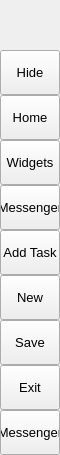
        <widget class="QFrame" name="leftMenuBg">
         <property name="minimumSize">
          <size>
           <width>60</width>
           <height>0</height>
          </size>
         </property>
         <property name="maximumSize">
          <size>
           <width>60</width>
           <height>16777215</height>
          </size>
         </property>
         <property name="frameShape">
          <enum>QFrame::NoFrame</enum>
         </property>
         <property name="frameShadow">
          <enum>QFrame::Raised</enum>
         </property>
         <layout class="QVBoxLayout" name="verticalLayout_3">
          <property name="spacing">
           <number>0</number>
          </property>
          <property name="leftMargin">
           <number>0</number>
          </property>
          <property name="topMargin">
           <number>0</number>
          </property>
          <property name="rightMargin">
           <number>0</number>
          </property>
          <property name="bottomMargin">
           <number>0</number>
          </property>
          <item>
           <widget class="QFrame" name="topLogoInfo">
            <property name="minimumSize">
             <size>
              <width>0</width>
              <height>50</height>
             </size>
            </property>
            <property name="maximumSize">
             <size>
              <width>16777215</width>
              <height>50</height>
             </size>
            </property>
            <property name="frameShape">
             <enum>QFrame::NoFrame</enum>
            </property>
            <property name="frameShadow">
             <enum>QFrame::Raised</enum>
            </property>
            <widget class="QFrame" name="topLogo">
             <property name="geometry">
              <rect>
               <x>10</x>
               <y>5</y>
               <width>42</width>
               <height>42</height>
              </rect>
             </property>
             <property name="minimumSize">
              <size>
               <width>42</width>
               <height>42</height>
              </size>
             </property>
             <property name="maximumSize">
              <size>
               <width>42</width>
               <height>42</height>
              </size>
             </property>
             <property name="frameShape">
              <enum>QFrame::NoFrame</enum>
             </property>
             <property name="frameShadow">
              <enum>QFrame::Raised</enum>
             </property>
            </widget>
            <widget class="QLabel" name="titleLeftApp">
             <property name="geometry">
              <rect>
               <x>70</x>
               <y>8</y>
               <width>160</width>
               <height>20</height>
              </rect>
             </property>
             <property name="font">
              <font>
               <family>Segoe UI Semibold</family>
               <pointsize>12</pointsize>
               <italic>false</italic>
               <bold>false</bold>
              </font>
             </property>
             <property name="text">
              <string>Ayandenegar</string>
             </property>
             <property name="alignment">
              <set>Qt::AlignLeading|Qt::AlignLeft|Qt::AlignTop</set>
             </property>
            </widget>
            <widget class="QLabel" name="titleLeftDescription">
             <property name="geometry">
              <rect>
               <x>70</x>
               <y>27</y>
               <width>160</width>
               <height>16</height>
              </rect>
             </property>
             <property name="maximumSize">
              <size>
               <width>16777215</width>
               <height>16</height>
              </size>
             </property>
             <property name="font">
              <font>
               <family>Segoe UI</family>
               <pointsize>8</pointsize>
               <italic>false</italic>
               <bold>false</bold>
              </font>
             </property>
             <property name="text">
              <string>Modern GUI / Flat Style</string>
             </property>
             <property name="alignment">
              <set>Qt::AlignLeading|Qt::AlignLeft|Qt::AlignTop</set>
             </property>
            </widget>
           </widget>
          </item>
          <item>
           <widget class="QFrame" name="leftMenuFrame">
            <property name="frameShape">
             <enum>QFrame::NoFrame</enum>
            </property>
            <property name="frameShadow">
             <enum>QFrame::Raised</enum>
            </property>
            <layout class="QVBoxLayout" name="verticalMenuLayout">
             <property name="spacing">
              <number>0</number>
             </property>
             <property name="leftMargin">
              <number>0</number>
             </property>
             <property name="topMargin">
              <number>0</number>
             </property>
             <property name="rightMargin">
              <number>0</number>
             </property>
             <property name="bottomMargin">
              <number>0</number>
             </property>
             <item>
              <widget class="QFrame" name="toggleBox">
               <property name="maximumSize">
                <size>
                 <width>16777215</width>
                 <height>45</height>
                </size>
               </property>
               <property name="frameShape">
                <enum>QFrame::NoFrame</enum>
               </property>
               <property name="frameShadow">
                <enum>QFrame::Raised</enum>
               </property>
               <layout class="QVBoxLayout" name="verticalLayout_4">
                <property name="spacing">
                 <number>0</number>
                </property>
                <property name="leftMargin">
                 <number>0</number>
                </property>
                <property name="topMargin">
                 <number>0</number>
                </property>
                <property name="rightMargin">
                 <number>0</number>
                </property>
                <property name="bottomMargin">
                 <number>0</number>
                </property>
                <item>
                 <widget class="QPushButton" name="toggleButton">
                  <property name="sizePolicy">
                   <sizepolicy hsizetype="Expanding" vsizetype="Fixed">
                    <horstretch>0</horstretch>
                    <verstretch>0</verstretch>
                   </sizepolicy>
                  </property>
                  <property name="minimumSize">
                   <size>
                    <width>0</width>
                    <height>45</height>
                   </size>
                  </property>
                  <property name="font">
                   <font>
                    <family>Segoe UI</family>
                    <pointsize>10</pointsize>
                    <italic>false</italic>
                    <bold>false</bold>
                   </font>
                  </property>
                  <property name="cursor">
                   <cursorShape>PointingHandCursor</cursorShape>
                  </property>
                  <property name="layoutDirection">
                   <enum>Qt::LeftToRight</enum>
                  </property>
                  <property name="styleSheet">
                   <string notr="true">background-image: url(:/icons/images/icons/icon_menu.png);</string>
                  </property>
                  <property name="text">
                   <string>Hide</string>
                  </property>
                 </widget>
                </item>
               </layout>
              </widget>
             </item>
             <item alignment="Qt::AlignTop">
              <widget class="QFrame" name="topMenu">
               <property name="frameShape">
                <enum>QFrame::NoFrame</enum>
               </property>
               <property name="frameShadow">
                <enum>QFrame::Raised</enum>
               </property>
               <layout class="QVBoxLayout" name="verticalLayout_8">
                <property name="spacing">
                 <number>0</number>
                </property>
                <property name="leftMargin">
                 <number>0</number>
                </property>
                <property name="topMargin">
                 <number>0</number>
                </property>
                <property name="rightMargin">
                 <number>0</number>
                </property>
                <property name="bottomMargin">
                 <number>0</number>
                </property>
                <item>
                 <widget class="QPushButton" name="btn_home">
                  <property name="sizePolicy">
                   <sizepolicy hsizetype="Expanding" vsizetype="Fixed">
                    <horstretch>0</horstretch>
                    <verstretch>0</verstretch>
                   </sizepolicy>
                  </property>
                  <property name="minimumSize">
                   <size>
                    <width>0</width>
                    <height>45</height>
                   </size>
                  </property>
                  <property name="font">
                   <font>
                    <family>Segoe UI</family>
                    <pointsize>10</pointsize>
                    <italic>false</italic>
                    <bold>false</bold>
                   </font>
                  </property>
                  <property name="cursor">
                   <cursorShape>PointingHandCursor</cursorShape>
                  </property>
                  <property name="layoutDirection">
                   <enum>Qt::LeftToRight</enum>
                  </property>
                  <property name="styleSheet">
                   <string notr="true">background-image: url(:/icons/images/icons/cil-home.png);</string>
                  </property>
                  <property name="text">
                   <string>Home</string>
                  </property>
                 </widget>
                </item>
                <item>
                 <widget class="QPushButton" name="btn_widgets">
                  <property name="sizePolicy">
                   <sizepolicy hsizetype="Expanding" vsizetype="Fixed">
                    <horstretch>0</horstretch>
                    <verstretch>0</verstretch>
                   </sizepolicy>
                  </property>
                  <property name="minimumSize">
                   <size>
                    <width>0</width>
                    <height>45</height>
                   </size>
                  </property>
                  <property name="font">
                   <font>
                    <family>Segoe UI</family>
                    <pointsize>10</pointsize>
                    <italic>false</italic>
                    <bold>false</bold>
                   </font>
                  </property>
                  <property name="cursor">
                   <cursorShape>PointingHandCursor</cursorShape>
                  </property>
                  <property name="layoutDirection">
                   <enum>Qt::LeftToRight</enum>
                  </property>
                  <property name="styleSheet">
                   <string notr="true">background-image: url(:/icons/images/icons/cil-gamepad.png);</string>
                  </property>
                  <property name="text">
                   <string>Widgets</string>
                  </property>
                 </widget>
                </item>
                <item>
                 <widget class="QPushButton" name="btn_messenger">
                  <property name="sizePolicy">
                   <sizepolicy hsizetype="Expanding" vsizetype="Fixed">
                    <horstretch>0</horstretch>
                    <verstretch>0</verstretch>
                   </sizepolicy>
                  </property>
                  <property name="minimumSize">
                   <size>
                    <width>0</width>
                    <height>45</height>
                   </size>
                  </property>
                  <property name="font">
                   <font>
                    <family>Segoe UI</family>
                    <pointsize>10</pointsize>
                    <italic>false</italic>
                    <bold>false</bold>
                   </font>
                  </property>
                  <property name="cursor">
                   <cursorShape>PointingHandCursor</cursorShape>
                  </property>
                  <property name="layoutDirection">
                   <enum>Qt::LeftToRight</enum>
                  </property>
                  <property name="styleSheet">
                   <string notr="true">background-image: url(:/icons/images/icons/cil-envelope-open.png);</string>
                  </property>
                  <property name="text">
                   <string>Messenger</string>
                  </property>
                 </widget>
                </item>
                <item>
                 <widget class="QPushButton" name="btn_add">
                  <property name="sizePolicy">
                   <sizepolicy hsizetype="Expanding" vsizetype="Fixed">
                    <horstretch>0</horstretch>
                    <verstretch>0</verstretch>
                   </sizepolicy>
                  </property>
                  <property name="minimumSize">
                   <size>
                    <width>0</width>
                    <height>45</height>
                   </size>
                  </property>
                  <property name="font">
                   <font>
                    <family>Segoe UI</family>
                    <pointsize>10</pointsize>
                    <italic>false</italic>
                    <bold>false</bold>
                   </font>
                  </property>
                  <property name="cursor">
                   <cursorShape>PointingHandCursor</cursorShape>
                  </property>
                  <property name="layoutDirection">
                   <enum>Qt::LeftToRight</enum>
                  </property>
                  <property name="styleSheet">
                   <string notr="true">background-image: url(:/icons/images/icons/cil-plus.png);</string>
                  </property>
                  <property name="text">
                   <string>Add Task</string>
                  </property>
                 </widget>
                </item>
                <item>
                 <widget class="QPushButton" name="btn_new">
                  <property name="sizePolicy">
                   <sizepolicy hsizetype="Expanding" vsizetype="Fixed">
                    <horstretch>0</horstretch>
                    <verstretch>0</verstretch>
                   </sizepolicy>
                  </property>
                  <property name="minimumSize">
                   <size>
                    <width>0</width>
                    <height>45</height>
                   </size>
                  </property>
                  <property name="font">
                   <font>
                    <family>Segoe UI</family>
                    <pointsize>10</pointsize>
                    <italic>false</italic>
                    <bold>false</bold>
                   </font>
                  </property>
                  <property name="cursor">
                   <cursorShape>PointingHandCursor</cursorShape>
                  </property>
                  <property name="layoutDirection">
                   <enum>Qt::LeftToRight</enum>
                  </property>
                  <property name="styleSheet">
                   <string notr="true">background-image: url(:/icons/images/icons/cil-file.png);</string>
                  </property>
                  <property name="text">
                   <string>New</string>
                  </property>
                 </widget>
                </item>
                <item>
                 <widget class="QPushButton" name="btn_save">
                  <property name="sizePolicy">
                   <sizepolicy hsizetype="Expanding" vsizetype="Fixed">
                    <horstretch>0</horstretch>
                    <verstretch>0</verstretch>
                   </sizepolicy>
                  </property>
                  <property name="minimumSize">
                   <size>
                    <width>0</width>
                    <height>45</height>
                   </size>
                  </property>
                  <property name="font">
                   <font>
                    <family>Segoe UI</family>
                    <pointsize>10</pointsize>
                    <italic>false</italic>
                    <bold>false</bold>
                   </font>
                  </property>
                  <property name="cursor">
                   <cursorShape>PointingHandCursor</cursorShape>
                  </property>
                  <property name="layoutDirection">
                   <enum>Qt::LeftToRight</enum>
                  </property>
                  <property name="styleSheet">
                   <string notr="true">background-image: url(:/icons/images/icons/cil-save.png)</string>
                  </property>
                  <property name="text">
                   <string>Save</string>
                  </property>
                 </widget>
                </item>
                <item>
                 <widget class="QPushButton" name="btn_exit">
                  <property name="sizePolicy">
                   <sizepolicy hsizetype="Expanding" vsizetype="Fixed">
                    <horstretch>0</horstretch>
                    <verstretch>0</verstretch>
                   </sizepolicy>
                  </property>
                  <property name="minimumSize">
                   <size>
                    <width>0</width>
                    <height>45</height>
                   </size>
                  </property>
                  <property name="font">
                   <font>
                    <family>Segoe UI</family>
                    <pointsize>10</pointsize>
                    <italic>false</italic>
                    <bold>false</bold>
                   </font>
                  </property>
                  <property name="cursor">
                   <cursorShape>PointingHandCursor</cursorShape>
                  </property>
                  <property name="layoutDirection">
                   <enum>Qt::LeftToRight</enum>
                  </property>
                  <property name="styleSheet">
                   <string notr="true">background-image: url(:/icons/images/icons/cil-x.png);</string>
                  </property>
                  <property name="text">
                   <string>Exit</string>
                  </property>
                 </widget>
                </item>
               </layout>
              </widget>
             </item>
             <item alignment="Qt::AlignBottom">
              <widget class="QFrame" name="bottomMenu">
               <property name="frameShape">
                <enum>QFrame::NoFrame</enum>
               </property>
               <property name="frameShadow">
                <enum>QFrame::Raised</enum>
               </property>
               <layout class="QVBoxLayout" name="verticalLayout_9">
                <property name="spacing">
                 <number>0</number>
                </property>
                <property name="leftMargin">
                 <number>0</number>
                </property>
                <property name="topMargin">
                 <number>0</number>
                </property>
                <property name="rightMargin">
                 <number>0</number>
                </property>
                <property name="bottomMargin">
                 <number>0</number>
                </property>
                <item>
                 <widget class="QPushButton" name="toggleLeftBox">
                  <property name="sizePolicy">
                   <sizepolicy hsizetype="Expanding" vsizetype="Fixed">
                    <horstretch>0</horstretch>
                    <verstretch>0</verstretch>
                   </sizepolicy>
                  </property>
                  <property name="minimumSize">
                   <size>
                    <width>0</width>
                    <height>45</height>
                   </size>
                  </property>
                  <property name="font">
                   <font>
                    <family>Segoe UI</family>
                    <pointsize>10</pointsize>
                    <italic>false</italic>
                    <bold>false</bold>
                   </font>
                  </property>
                  <property name="cursor">
                   <cursorShape>PointingHandCursor</cursorShape>
                  </property>
                  <property name="layoutDirection">
                   <enum>Qt::LeftToRight</enum>
                  </property>
                  <property name="styleSheet">
                   <string notr="true">background-image: url(:/icons/images/icons/cil-people.png);</string>
                  </property>
                  <property name="text">
                   <string>Messenger</string>
                  </property>
                 </widget>
                </item>
               </layout>
              </widget>
             </item>
            </layout>
           </widget>
          </item>
         </layout>
        </widget>
